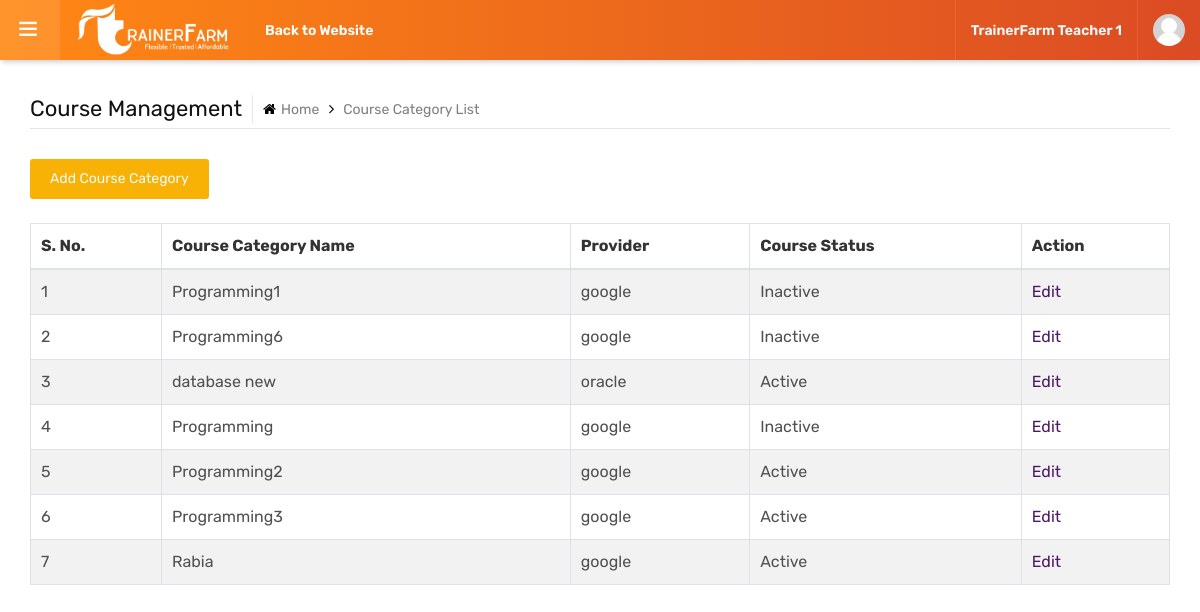
Page /panel/course_category_list.php (signed in) on the committed database.
### tables this page shows
CREATE TABLE `users` (
  `user_id` int NOT NULL AUTO_INCREMENT,
  `user_name` varchar(50) NOT NULL,
  `user_password` varchar(50) DEFAULT NULL,
  `user_fullname` varchar(100) DEFAULT NULL,
  `phone` varchar(50) DEFAULT NULL,
  `email` varchar(200) DEFAULT NULL,
  `linkedin` varchar(200) DEFAULT NULL,
  `country` varchar(100) DEFAULT NULL,
  `city` varchar(100) DEFAULT NULL,
  `user_type_id` int DEFAULT NULL COMMENT 'user_type',
  `user_status` tinyint(1) DEFAULT NULL COMMENT '1-active 0-inactive',
  `update_at` datetime NULL DEFAULT CURRENT_TIMESTAMP,
  PRIMARY KEY (`user_id`),
  KEY `user_type_id` (`user_type_id`)
);

CREATE TABLE `course_category` (
  `id` int NOT NULL AUTO_INCREMENT,
  `name` varchar(200) DEFAULT NULL,
  `provided_by` varchar(200) DEFAULT NULL,
  `status` tinyint(1) DEFAULT '1',
  `updated_at` datetime DEFAULT CURRENT_TIMESTAMP,
  PRIMARY KEY (`id`)
);

### panel/course_category_list.php (the view, shortened to what this page needs)
<?php
include("includes/config.php");
	$course_category_res = "SELECT *
	FROM course_category cc
	ORDER BY cc.id";
    $course_category_list = mysqli_query($conn, $course_category_res);
?>
<?php include("includes/header.php"); ?>
	<main class="ttr-wrapper">
		<div class="container-fluid">
			<div class="db-breadcrumb">
				<h4 class="breadcrumb-title">Course Management</h4>
				<ul class="db-breadcrumb-list">
				<li>
					<a href="index.php"><i class="fa fa-home"></i>Home</a></li>
					<li>Course Category List</li>
				</ul>
			</div>
            <a href="course_category_add.php" class="btn btn-primary text-light">Add Course Category</a><br><br>
			<table id="example" class="table table-striped table-bordered" style="width:100%">
        		<thead>
					<tr>
						<th>S. No.</th>
						<th>Course Category Name</th>
						<th>Provider</th>
						<th>Course Status</th>
						<th>Action</th>
            		</tr>
        		</thead>
        		<tbody>
				<?php $i = 1;
					while($row = mysqli_fetch_assoc($course_category_list)){ ?>
					<tr>
						<td><?php echo $i++; ?></td>
						<td><?php echo $row['name']; ?></td>
						<td><?php echo $row['provided_by']; ?></td>
						<td><?php echo $row['status']==1 ? 'Active' : 'Inactive'; ?></td>
						<td><a href="course_category_edit.php?id=<?php echo $row['id']; ?>">Edit</a></td>
					</tr>
					<?php } ?>
        		</tbody>
    		</table>
		</div>
	</main>
<?php include("includes/footer.php"); ?>

### panel/includes/header.php (shortened to what this page needs)
<?php
include("includes/config.php");
	$user_id = $_SESSION['user_id'];
	if(!empty($user_id)){
		$user_SESSION = mysqli_query($conn, "SELECT user_fullname FROM users u WHERE u.user_id = '$user_id'");
		$user_fullname = mysqli_fetch_assoc($user_SESSION);
	}
?>
<!DOCTYPE html>
<html lang="en">
<head>
	<link rel="stylesheet" type="text/css" href="assets/css/assets.css">
	<link rel="stylesheet" type="text/css" href="assets/vendors/calendar/fullcalendar.css">
	<link rel="stylesheet" type="text/css" href="assets/css/typography.css">
	<link rel="stylesheet" type="text/css" href="assets/css/shortcodes/shortcodes.css">
	<link href="https://cdn.datatables.net/v/dt/dt-1.13.4/b-2.3.6/datatables.min.css" rel="stylesheet"/>
	<link class="skin" rel="stylesheet" type="text/css" href="assets/css/color/color-1.css">
	<link rel="stylesheet" type="text/css" href="assets/css/style.css">
	<link rel="stylesheet" type="text/css" href="assets/css/dashboard.css">
</head>
<body class="ttr-opened-sidebar ttr-pinned-sidebar">
	<header class="ttr-header">
		<div class="ttr-header-wrapper">
			<div class="ttr-toggle-sidebar ttr-material-button">
				<i class="ti-menu ttr-close-icon"></i>
			</div>
			<div class="ttr-logo-box">
				<div>
					<a href="index.php" class="ttr-logo">
						<img class="ttr-logo-desktop" alt="" src="assets/images/logo/TF-white.png" width="160" height="27">
					</a>
				</div>
			</div>
			<div class="ttr-header-menu">
				<ul class="ttr-header-navigation">
					<li>
						<a href="../index.php" class="ttr-material-button ttr-submenu-toggle">Back to Website</a>
					</li>
				</ul>
			</div>
			<div class="ttr-header-right ttr-with-seperator">
				<ul class="ttr-header-navigation">
					<li>
						<a class="ttr-material-button text-light"><?php echo $user_fullname['user_fullname']; ?></a>
					</li>
                    <li>
						<a href="#" class="ttr-material-button ttr-submenu-toggle"><span class="ttr-user-avatar"><img alt="" src="assets/images/testimonials/person-placeholder.jpg" width="32" height="32"></span></a>
					</li>
				</ul>
			</div>
		</div>
	</header>

### panel/includes/footer.php (shortened to what this page needs)
</body>
</html>

### panel/assets/css/typography.css (style rules this page uses)
body { background-color: #fff; font-family: Rubik; font-size: 16px; font-weight: 400; color:#505050; padding: 0; margin: 0; overflow-x: hidden; -webkit-font-smoothing: antialiased; font-smoothing: antialiased; -moz-osx-font-smoothing: grayscale; scroll-behavior: smooth; }
a { color: #6f6f6f; outline: 0 none; text-decoration: none; }
img { border-style: none; height: auto; max-width: 100%; vertical-align: middle; }
section, article, aside, details, figcaption, figure, footer, header, hgroup, main, menu, nav, summary { display: block; }
table { background-color: transparent; width: 100%; }
table thead th { color: #333; }
table td { padding: 15px 10px; }
p, address, pre, hr, ul, ol, dl, dd, table { margin-bottom: 24px; }
h1, h2, h3, h4, h5, h6 { color: #111111; font-family: rubik; margin-top:0; }
h4 { font-size: 22px; line-height: 28px; margin-bottom: 15px; font-weight: 500; }
dl, ul, ol { list-style-position: outside; padding: 0; }
ul, ol { margin-bottom: 24px; }
ul li, ol li { padding: 0; }

### panel/assets/css/color/color-1.css (style rules this page uses)
:root { --primary: #F58020; --sc-primary: #1D315F; --blue-primary: #1D315F; --red-primary: #EF4137; --orange-primary: #F58020; --white-primary: #fff; }
.bg-primary, .btn, .comments-area .comment-form p input[type="submit"], .pagination>.active>a, .pagination>.active>span, .pagination>.active>a:hover, .pagination>.active>span:hover, .pagination>.active>a:focus, .pagination>.active>span:focus, .feature-filters .active>[class*="btn"], .list-num-count>li:before, .pagination-bx.primary .pagination>li>a, .pagination-bx.primary .pagination>li>span, button.back-to-top, .rev-btn { background-color: var(--primary); }
a, .text-primary, .primary li:before, .menu-links .nav>li.active>a, .menu-links .nav>li:hover>a, .menu-links .nav>li .mega-menu>li ul a:hover, .menu-links .nav>li .sub-menu li:hover>a, footer a:active, footer a:focus, footer a:hover, footer h1 a, footer h2 a, footer h3 a, footer h4 a, footer h5 a, footer h6 a, footer p a, .testimonial-1 .testimonial-position, .acod-head a:after, .acod-head a, .acod-head a:hover, .acod-head a.collapsed:hover, .ttr-tabs .nav-tabs>li>a i, h1 a:hover, h2 a:hover, h3 a:hover, h4 a:hover, h5 a:hover, h6 a:hover, .btn.outline, .btn-link:hover { color: #4c1864; }
.ttr-notify-header::after, .ttr-search-bar, .ttr-header, .ovpr-dark:after, .pricingtable-main, .account-head:after { background: var(--blue-primary); background: -moz-linear-gradient(45deg, #1D315F 0%, #EF4137 50%, #F58020 100%); background: -webkit-linear-gradient(45deg, #1D315F 0%, #EF4137 50%, #F58020 100%); background: linear-gradient(45deg, #1D315F 0%, #EF4137 50%, #F58020 100%); filter: progid:DXImageTransform.Microsoft.gradient(startColorstr='#1D315F', endColorstr='#F58020', GradientType=1); }
.course-info-list ul li a.active, .course-info-list ul li a:hover, .btn, .profile-tabnav .nav li a.active, button.back-to-top, .upcoming-event-carousel.owl-btn-1 .owl-prev, .upcoming-event-carousel.owl-btn-1 .owl-next, .courses-carousel .owl-nav .owl-next, .courses-carousel .owl-nav .owl-prev, .recent-news-carousel .owl-nav .owl-next, .recent-news-carousel .owl-nav .owl-prev, .testimonial-carousel .owl-nav .owl-next, .testimonial-carousel .owl-nav .owl-prev { background-color: #f7b205; color: #000; }

### panel/assets/css/shortcodes/form.css (style rules this page uses)
.btn, .panel, .form-control, .img-thumbnail, .panel-head ing, .dropdown-menu, .panel-group .panel, .nav-tabs > li > a, .modal-content, .navbar-toggler, .nav-pills > li > a, .pager li > a, .pager li > span, .well, .alert, .list-group-item:first-child, .list-group-item:last-child, .input-group-addon, .btn-group-divides > .btn:not(:first-child):not(:last-child):not(.dropdown-toggle), .btn-group-divides > .btn:last-child:not(:first-child), .btn-group > .dropdown-toggle:not(:first-child), .ttr-booking-form .ttr-extra-services li .feature-box-lg, .ttr-booking-form .ttr-extra-services li.active .feature-box-lg:after, .widget_tag_cloud a, .searchform input[type="text"], .searchform input[type="submit"], ol.comment-list li.comment .comment-body { -webkit-border-radius: 0; -moz-border-radius: 0; border-radius: 0; }
a, .ttr-box, .btn, .form-control, .ov-box, .overlay-icon li a i, .feature-box-xl, .feature-box-lg, .feature-box-md, .feature-box-sm, .feature-box-xs, .navbar-toggler, .menu-logo, .menu-links .nav > li > a, .secondary-menu { -webkit-transition: all 0.2s linear; -moz-transition: all 0.2s linear; -ms-transition: all 0.2s linear; -o-transition: all 0.2s linear; transition: all 0.2s linear; }

### rows in the picture
users: user_fullname "TrainerFarm Teacher 1"
course_category: name "Programming1", provided_by "google", status "Inactive"
course_category: name "Programming6", provided_by "google", status "Inactive"
course_category: name "database new", provided_by "oracle", status "Active"
course_category: name "Programming", provided_by "google", status "Inactive"
course_category: name "Programming2", provided_by "google", status "Active"
course_category: name "Programming3", provided_by "google", status "Active"
course_category: name "Rabia", provided_by "google", status "Active"
